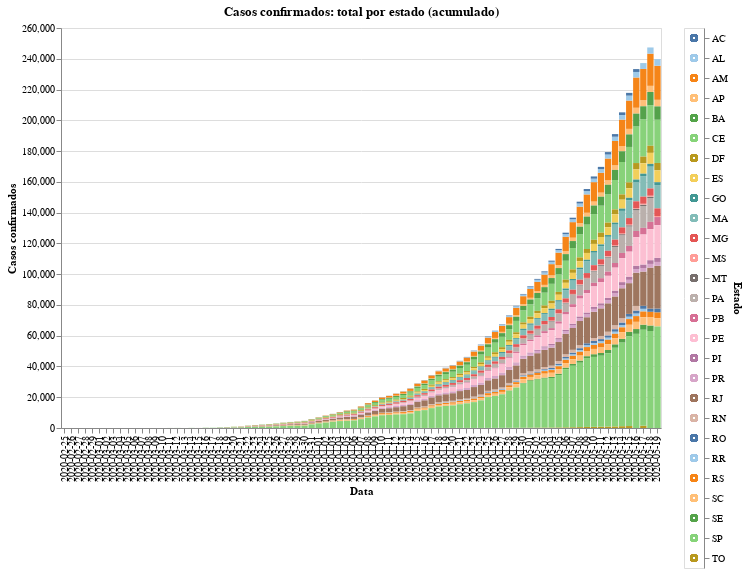

Write notebook code for a chart like this one.
### Code cell
#hide_input
opt = df[STATE_COLUMN].unique()
opt.sort()
input_dropdown = alt.binding_select(options=opt)
selection1 = alt.selection_single(fields=[STATE_COLUMN], bind=input_dropdown, name=' ')
selection2 = alt.selection_multi(fields=[STATE_COLUMN], on='mouseover')
color = alt.condition(selection1 | selection2,
                    alt.Color(STATE_COLUMN+':N', scale=alt.Scale(scheme='tableau20'), legend=None),
                    alt.value('lightgray'))

chart = alt.Chart(df).mark_bar().encode(
    x=alt.X(DATE_COLUMN+':O', axis=alt.Axis(title=DATE_COLUMN)),
    y=alt.Y(CONFIRMED_CASES, axis=alt.Axis(title=CONFIRMED_CASES)),
    color=color,
    tooltip=[DATE_COLUMN, STATE_COLUMN, CONFIRMED_CASES],
    order=alt.Order(
    STATE_COLUMN,
    sort='descending'
    )
).properties(
    title=CONFIRMED_CASES+": "+TOTAL_BY_STATE+' ('+ACCUMULATED+')'
).add_selection(
    selection1, selection2
).transform_filter(
    selection1
)

legend = alt.Chart(df).mark_point().encode(
    y=alt.Y(STATE_COLUMN+':N', axis=alt.Axis(orient='right')),
    color=color
).add_selection(
    selection1, selection2
)

plot = chart.properties(width=CHART_WIDTH, height=CHART_HEIGHT) | legend
plot

### Figure 1 — Vega-Lite specification as saved in the notebook (floating-point values rounded to 4 significant figures; data arrays with more than 128 entries replaced by an {"elided": "..."} marker saying what was removed)
{"config": {"view": {"continuousWidth": 400, "continuousHeight": 300}}, "hconcat": [{"mark": "bar", "encoding": {"color": {"condition": {"type": "nominal", "field": "Estado", "legend": null, "scale": {"scheme": "tableau20"}, "selection": {"or": [" ", "selector001"]}}, "value": "lightgray"}, "order": {"type": "nominal", "field": "Estado", "sort": "descending"}, "tooltip": [{"type": "nominal", "field": "Data"}, {"type": "nominal", "field": "Estado"}, {"type": "quantitative", "field": "Casos confirmados"}], "x": {"type": "ordinal", "axis": {"title": "Data"}, "field": "Data"}, "y": {"type": "quantitative", "axis": {"title": "Casos confirmados"}, "field": "Casos confirmados"}}, "height": 400, "selection": {" ": {"type": "single", "fields": ["Estado"], "bind": {"input": "select", "options": ["AC", "AL", "AM", "AP", "BA", "CE", "DF", "ES", "GO", "MA", "MG", "MS", "MT", "PA", "PB", "PE", "PI", "PR", "RJ", "RN", "RO", "RR", "RS", "SC", "SE", "SP", "TO"]}}, "selector001": {"type": "multi", "fields": ["Estado"], "on": "mouseover"}}, "title": "Casos confirmados: total por estado (acumulado)", "transform": [{"filter": {"selection": " "}}], "width": 600}, {"mark": "point", "encoding": {"color": {"condition": {"type": "nominal", "field": "Estado", "legend": null, "scale": {"scheme": "tableau20"}, "selection": {"or": [" ", "selector001"]}}, "value": "lightgray"}, "y": {"type": "nominal", "axis": {"orient": "right"}, "field": "Estado"}}, "selection": {" ": {"type": "single", "fields": ["Estado"], "bind": {"input": "select", "options": ["AC", "AL", "AM", "AP", "BA", "CE", "DF", "ES", "GO", "MA", "MG", "MS", "MT", "PA", "PB", "PE", "PI", "PR", "RJ", "RN", "RO", "RR", "RS", "SC", "SE", "SP", "TO"]}}, "selector001": {"type": "multi", "fields": ["Estado"], "on": "mouseover"}}}], "data": {"name": "data-431dd27976017aa3a2e8f094ab8f388e"}, "$schema": "https://vega.github.io/schema/vega-lite/v4.8.1.json", "datasets": {"data-431dd27976017aa3a2e8f094ab8f388e": {"elided": "1769 records"}}}
